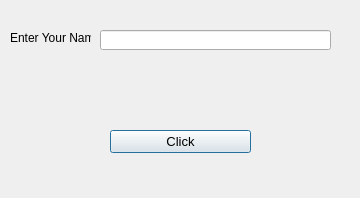
<?xml version="1.0" encoding="UTF-8"?>
<ui version="4.0">
 <class>Dialog</class>
 <widget class="QDialog" name="Dialog">
  <property name="geometry">
   <rect>
    <x>0</x>
    <y>0</y>
    <width>360</width>
    <height>198</height>
   </rect>
  </property>
  <property name="windowTitle">
   <string>Hello World</string>
  </property>
  <widget class="QLabel" name="labelResponse">
   <property name="geometry">
    <rect>
     <x>20</x>
     <y>80</y>
     <width>311</width>
     <height>21</height>
    </rect>
   </property>
   <property name="font">
    <font>
     <pointsize>11</pointsize>
    </font>
   </property>
   <property name="text">
    <string/>
   </property>
  </widget>
  <widget class="QLineEdit" name="lineEditName">
   <property name="geometry">
    <rect>
     <x>100</x>
     <y>30</y>
     <width>231</width>
     <height>20</height>
    </rect>
   </property>
   <property name="font">
    <font>
     <pointsize>10</pointsize>
    </font>
   </property>
  </widget>
  <widget class="QLabel" name="label_2">
   <property name="geometry">
    <rect>
     <x>10</x>
     <y>30</y>
     <width>81</width>
     <height>16</height>
    </rect>
   </property>
   <property name="text">
    <string>Enter Your Name</string>
   </property>
  </widget>
  <widget class="QPushButton" name="ButtonClickMe">
   <property name="geometry">
    <rect>
     <x>110</x>
     <y>130</y>
     <width>141</width>
     <height>23</height>
    </rect>
   </property>
   <property name="font">
    <font>
     <pointsize>10</pointsize>
    </font>
   </property>
   <property name="cursor">
    <cursorShape>ClosedHandCursor</cursorShape>
   </property>
   <property name="toolTip">
    <string extracomment="Click so that I can say Hi!"/>
   </property>
   <property name="whatsThis">
    <string/>
   </property>
   <property name="text">
    <string>Click</string>
   </property>
  </widget>
 </widget>
 <resources/>
 <connections/>
</ui>
